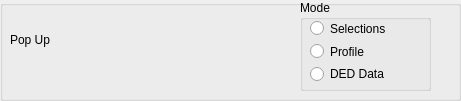
  <widget class="QGroupBox" name="groupBox_3">
   <property name="geometry">
    <rect>
     <x>20</x>
     <y>0</y>
     <width>461</width>
     <height>101</height>
    </rect>
   </property>
   <property name="title">
    <string/>
   </property>
   <widget class="QLabel" name="label_17">
    <property name="geometry">
     <rect>
      <x>10</x>
      <y>30</y>
      <width>54</width>
      <height>20</height>
     </rect>
    </property>
    <property name="styleSheet">
     <string notr="true">font: 14pt &quot;Agency FB&quot;;</string>
    </property>
    <property name="text">
     <string>Pop Up</string>
    </property>
   </widget>
   <widget class="QGroupBox" name="groupBox_4">
    <property name="geometry">
     <rect>
      <x>300</x>
      <y>0</y>
      <width>131</width>
      <height>91</height>
     </rect>
    </property>
    <property name="title">
     <string>Mode</string>
    </property>
    <widget class="QWidget" name="verticalLayoutWidget_18">
     <property name="geometry">
      <rect>
       <x>10</x>
       <y>20</y>
       <width>111</width>
       <height>62</height>
      </rect>
     </property>
     <layout class="QVBoxLayout" name="verticalLayout_18">
      <item>
       <widget class="QRadioButton" name="radioButton_12">
        <property name="text">
         <string>Selections</string>
        </property>
       </widget>
      </item>
      <item>
       <widget class="QRadioButton" name="radioButton_11">
        <property name="text">
         <string>Profile</string>
        </property>
       </widget>
      </item>
      <item>
       <widget class="QRadioButton" name="radioButton_10">
        <property name="text">
         <string>DED Data</string>
        </property>
       </widget>
      </item>
     </layout>
    </widget>
   </widget>
  </widget>
